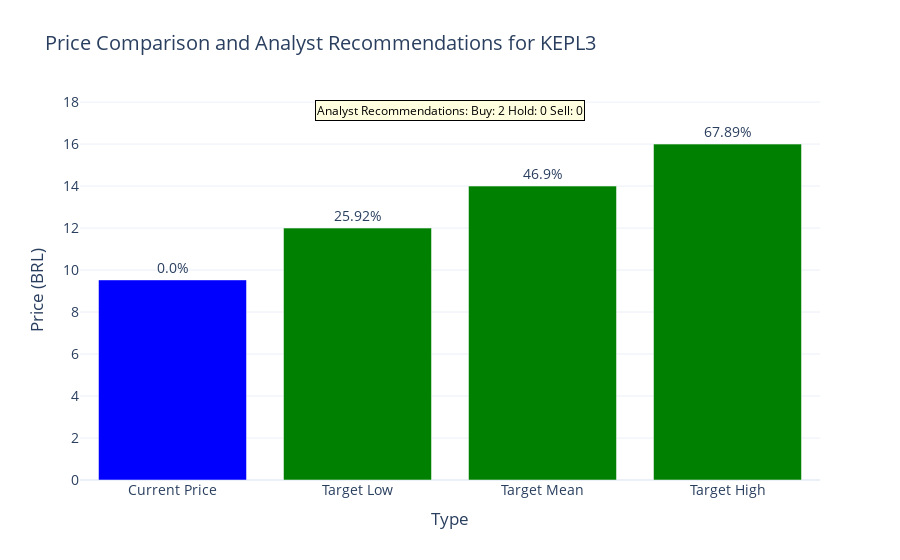

The code cell stored with this chart in its notebook:
### Code cell
import yfinance as yf
import plotly.graph_objects as go
import pandas as pd

# Configurações iniciais
ticket = 'KEPL3'
msft = yf.Ticker(ticket + '.SA')

# Dados da ação
data = msft.info
current_price = data.get('currentPrice', None)
target_high = data.get('targetHighPrice', None)
target_low = data.get('targetLowPrice', None)
target_mean = data.get('targetMeanPrice', None)

# Obter recomendações dos analistas
recommendations = msft.recommendations

if recommendations is not None and not recommendations.empty:
    # Contando as recomendações mais recentes
    recent_recommendations = recommendations.tail(50)  
    
    buy_count = recent_recommendations['buy'][0]
    hold_count = recent_recommendations['sell'][0]
    sell_count = recent_recommendations['hold'][0]
    stg_buy = recent_recommendations['strongBuy'][0]
else:
    buy_count = hold_count = sell_count = str_buy_count = 0

# Verificação de dados disponíveis
if current_price and target_high and target_low and target_mean:
    # Calculando as diferenças percentuais
    differences = {
        'Target Low': (target_low - current_price) / current_price * 100,
        'Target Mean': (target_mean - current_price) / current_price * 100,
        'Target High': (target_high - current_price) / current_price * 100,
    }

    # Organizando os dados em um DataFrame para o gráfico
    price_comparison = pd.DataFrame({
        'Type': ['Current Price', 'Target Low', 'Target Mean', 'Target High'],
        'Price': [current_price, target_low, target_mean, target_high],
        'Difference (%)': [0] + [round(differences[key], 2) for key in differences.keys()]
    })

    # Criando o gráfico Plotly
    fig = go.Figure()

    # Adicionando os dados ao gráfico
    for i, row in price_comparison.iterrows():
        color = 'blue' if row['Type'] == 'Current Price' else ('green' if row['Difference (%)'] > 0 else 'red')
        fig.add_trace(go.Bar(
            x=[row['Type']],
            y=[row['Price']],
            marker_color=color,
            text=f"{row['Difference (%)']}%",
            textposition='outside',
            name=row['Type']
        ))

    # Adicionando recomendações dos analistas como texto adicional no gráfico
    recommendations_text = (
        f"Analyst Recommendations:\n"
        f"Buy: {buy_count}\n"
        f"Hold: {hold_count}\n"
        f"Sell: {sell_count}\n"
        f"Strong Sell: {stg_buy}"
    )

    fig.add_annotation(
        x=1.5,  # Posição horizontal (ajuste conforme necessário)
        y=max(price_comparison['Price']) * 1.1,  # Posição vertical acima das barras
        text=recommendations_text,
        showarrow=False,
        font=dict(size=12, color="black"),
        align="left",
        bgcolor="lightyellow",
        bordercolor="black",
        borderwidth=1
    )

    # Configurações do layout
    fig.update_layout(
        title=f'Price Comparison and Analyst Recommendations for {ticket}',
        xaxis_title='Type',
        yaxis_title='Price (BRL)',
        template='plotly_white',
        font=dict(size=14),
        showlegend=False,
        barmode='group'
    )

    # Exibindo o gráfico
    fig.show()
else:
    print("Dados insuficientes para gerar o gráfico. Verifique se os preços-alvo e o preço atual estão disponíveis.")

### Figure 1 — Plotly figure (JSON) as saved in the notebook; plotly's stock layout.template omitted (floating-point values rounded to 4 significant figures)
{"data": [{"marker": {"color": "blue"}, "name": "Current Price", "text": "0.0%", "textposition": "outside", "type": "bar", "x": ["Current Price"], "y": [9.53]}, {"marker": {"color": "green"}, "name": "Target Low", "text": "25.92%", "textposition": "outside", "type": "bar", "x": ["Target Low"], "y": [12]}, {"marker": {"color": "green"}, "name": "Target Mean", "text": "46.9%", "textposition": "outside", "type": "bar", "x": ["Target Mean"], "y": [14]}, {"marker": {"color": "green"}, "name": "Target High", "text": "67.89%", "textposition": "outside", "type": "bar", "x": ["Target High"], "y": [16]}], "layout": {"annotations": [{"align": "left", "bgcolor": "lightyellow", "bordercolor": "black", "borderwidth": 1, "font": {"color": "black", "size": 12}, "showarrow": false, "text": "Analyst Recommendations:\nBuy: 2\nHold: 0\nSell: 0", "x": 1.5, "y": 17.6}], "barmode": "group", "font": {"size": 14}, "showlegend": false, "title": {"text": "Price Comparison and Analyst Recommendations for KEPL3"}, "xaxis": {"title": {"text": "Type"}}, "yaxis": {"title": {"text": "Price (BRL)"}}}}
